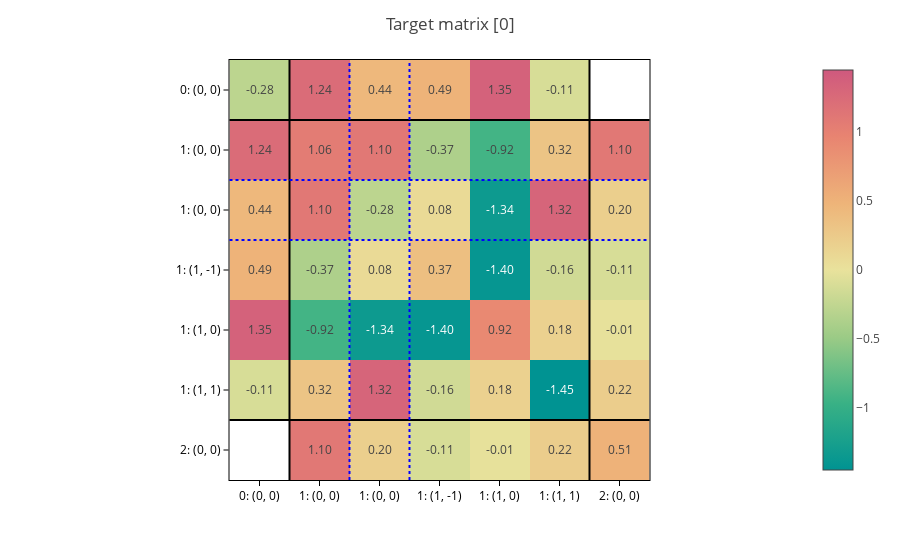
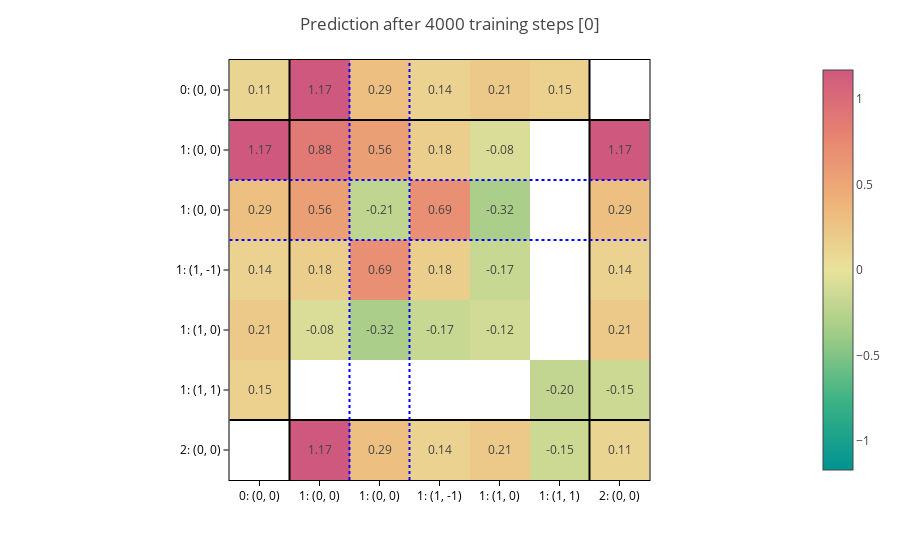

Notebook code cell kept with these figures, in order:
### Markdown cell above
The model has learned something, but still the errors are quite high.

We can plot the first target matrix and the corresponding prediction:

### Code cell
plot_matrices(data, title=f"Target matrix", show=0)
plot_matrices(
    data,
    predictions={
        "node_labels": step_predictions[0],
        "edge_labels": step_predictions[1],
    },
    title=f"Prediction after {n_steps} training steps",
    show=0,
)

### Figure 1 — Plotly figure (JSON) as saved in the notebook; plotly's stock layout.template omitted (floating-point values rounded to 4 significant figures)
{"data": [{"coloraxis": "coloraxis", "hovertemplate": "x: %{x}<br>y: %{y}<br>color: %{z}<extra></extra>", "name": "0", "texttemplate": "%{z:.2f}", "type": "heatmap", "xaxis": "x", "yaxis": "y", "z": [[-0.2792, 1.239, 0.4418, 0.4915, 1.347, -0.1131, NaN], [1.239, 1.059, 1.096, -0.3683, -0.9192, 0.3157, 1.101], [0.4418, 1.096, -0.283, 0.07989, -1.339, 1.317, 0.2015], [0.4915, -0.3683, 0.07989, 0.3708, -1.397, -0.159, -0.1118], [1.347, -0.9192, -1.339, -1.397, 0.9177, 0.1818, -0.01342], [-0.1131, 0.3157, 1.317, -0.159, 0.1818, -1.449, 0.2232], [NaN, 1.101, 0.2015, -0.1118, -0.01342, 0.2232, 0.5076]]}], "layout": {"coloraxis": {"cmid": 0, "colorscale": [[0, "rgb(0, 147, 146)"], [0.1667, "rgb(57, 177, 133)"], [0.3333, "rgb(156, 203, 134)"], [0.5, "rgb(233, 226, 156)"], [0.6667, "rgb(238, 180, 121)"], [0.8333, "rgb(232, 132, 113)"], [1, "rgb(207, 89, 126)"]]}, "margin": {"t": 60}, "shapes": [{"line": {"color": "black"}, "type": "line", "x0": 0, "x1": 1, "xref": "x domain", "y0": 0.5, "y1": 0.5, "yref": "y"}, {"line": {"color": "black"}, "type": "line", "x0": 0.5, "x1": 0.5, "xref": "x", "y0": 0, "y1": 1, "yref": "y domain"}, {"line": {"color": "black"}, "type": "line", "x0": 0, "x1": 1, "xref": "x domain", "y0": 5.5, "y1": 5.5, "yref": "y"}, {"line": {"color": "black"}, "type": "line", "x0": 5.5, "x1": 5.5, "xref": "x", "y0": 0, "y1": 1, "yref": "y domain"}, {"line": {"color": "blue", "dash": "dot"}, "type": "line", "x0": 0, "x1": 1, "xref": "x domain", "y0": 1.5, "y1": 1.5, "yref": "y"}, {"line": {"color": "blue", "dash": "dot"}, "type": "line", "x0": 1.5, "x1": 1.5, "xref": "x", "y0": 0, "y1": 1, "yref": "y domain"}, {"line": {"color": "blue", "dash": "dot"}, "type": "line", "x0": 0, "x1": 1, "xref": "x domain", "y0": 2.5, "y1": 2.5, "yref": "y"}, {"line": {"color": "blue", "dash": "dot"}, "type": "line", "x0": 2.5, "x1": 2.5, "xref": "x", "y0": 0, "y1": 1, "yref": "y domain"}], "title": {"text": "Target matrix [0]"}, "xaxis": {"anchor": "y", "constrain": "domain", "domain": [0, 1], "scaleanchor": "y", "ticktext": ["0: (0, 0)", "1: (0, 0)", "1: (0, 0)", "1: (1, -1)", "1: (1, 0)", "1: (1, 1)", "2: (0, 0)"], "tickvals": [0, 1, 2, 3, 4, 5, 6]}, "yaxis": {"anchor": "x", "autorange": "reversed", "constrain": "domain", "domain": [0, 1], "ticktext": ["0: (0, 0)", "1: (0, 0)", "1: (0, 0)", "1: (1, -1)", "1: (1, 0)", "1: (1, 1)", "2: (0, 0)"], "tickvals": [0, 1, 2, 3, 4, 5, 6]}}}

### Figure 2 — Plotly figure (JSON) as saved in the notebook; plotly's stock layout.template omitted (floating-point values rounded to 4 significant figures)
{"data": [{"coloraxis": "coloraxis", "hovertemplate": "x: %{x}<br>y: %{y}<br>color: %{z}<extra></extra>", "name": "0", "texttemplate": "%{z:.2f}", "type": "heatmap", "xaxis": "x", "yaxis": "y", "z": [[0.1147, 1.17, 0.2874, 0.1369, 0.2106, 0.1525, NaN], [1.17, 0.8822, 0.5616, 0.1764, -0.08054, NaN, 1.17], [0.2874, 0.5616, -0.2083, 0.691, -0.3155, NaN, 0.2874], [0.1369, 0.1764, 0.691, 0.1819, -0.1729, NaN, 0.1369], [0.2106, -0.08054, -0.3155, -0.1729, -0.1178, NaN, 0.2106], [0.1525, NaN, NaN, NaN, NaN, -0.1968, -0.1525], [NaN, 1.17, 0.2874, 0.1369, 0.2106, -0.1525, 0.1147]]}], "layout": {"coloraxis": {"cmid": 0, "colorscale": [[0, "rgb(0, 147, 146)"], [0.1667, "rgb(57, 177, 133)"], [0.3333, "rgb(156, 203, 134)"], [0.5, "rgb(233, 226, 156)"], [0.6667, "rgb(238, 180, 121)"], [0.8333, "rgb(232, 132, 113)"], [1, "rgb(207, 89, 126)"]]}, "margin": {"t": 60}, "shapes": [{"line": {"color": "black"}, "type": "line", "x0": 0, "x1": 1, "xref": "x domain", "y0": 0.5, "y1": 0.5, "yref": "y"}, {"line": {"color": "black"}, "type": "line", "x0": 0.5, "x1": 0.5, "xref": "x", "y0": 0, "y1": 1, "yref": "y domain"}, {"line": {"color": "black"}, "type": "line", "x0": 0, "x1": 1, "xref": "x domain", "y0": 5.5, "y1": 5.5, "yref": "y"}, {"line": {"color": "black"}, "type": "line", "x0": 5.5, "x1": 5.5, "xref": "x", "y0": 0, "y1": 1, "yref": "y domain"}, {"line": {"color": "blue", "dash": "dot"}, "type": "line", "x0": 0, "x1": 1, "xref": "x domain", "y0": 1.5, "y1": 1.5, "yref": "y"}, {"line": {"color": "blue", "dash": "dot"}, "type": "line", "x0": 1.5, "x1": 1.5, "xref": "x", "y0": 0, "y1": 1, "yref": "y domain"}, {"line": {"color": "blue", "dash": "dot"}, "type": "line", "x0": 0, "x1": 1, "xref": "x domain", "y0": 2.5, "y1": 2.5, "yref": "y"}, {"line": {"color": "blue", "dash": "dot"}, "type": "line", "x0": 2.5, "x1": 2.5, "xref": "x", "y0": 0, "y1": 1, "yref": "y domain"}], "title": {"text": "Prediction after 4000 training steps [0]"}, "xaxis": {"anchor": "y", "constrain": "domain", "domain": [0, 1], "scaleanchor": "y", "ticktext": ["0: (0, 0)", "1: (0, 0)", "1: (0, 0)", "1: (1, -1)", "1: (1, 0)", "1: (1, 1)", "2: (0, 0)"], "tickvals": [0, 1, 2, 3, 4, 5, 6]}, "yaxis": {"anchor": "x", "autorange": "reversed", "constrain": "domain", "domain": [0, 1], "ticktext": ["0: (0, 0)", "1: (0, 0)", "1: (0, 0)", "1: (1, -1)", "1: (1, 0)", "1: (1, 1)", "2: (0, 0)"], "tickvals": [0, 1, 2, 3, 4, 5, 6]}}}
